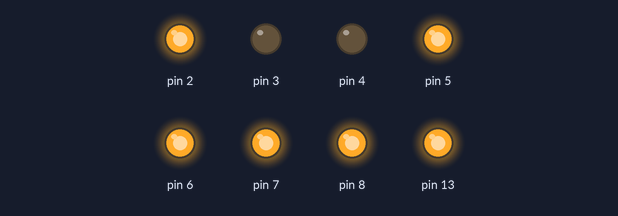
Bench run of a sketch on a simulated Arduino Uno, built with avr-gcc and run on an emulated ATmega328P. On the bench: output pins drawn as LEDs (lit = HIGH).

Above: at 1.0 s.
At 3.0 s:
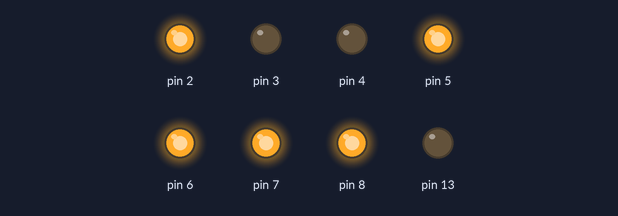
Timing chart, 0 to 4.6 s (numbered marks = the images above):
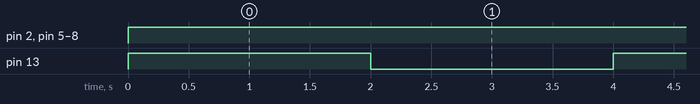

The sketch:

srlatch.ino
```cpp
//sr latch

int Q=0,S=1,R=0;
int Q1;
void sevenseg(int a,int b,int c,int d,int e,int f,int g
)
{
  digitalWrite(2, a);
  digitalWrite(3, b);
  digitalWrite(4, c);
  digitalWrite(5, d);
  digitalWrite(6, e);
  digitalWrite(7, f);
  digitalWrite(8, g);
}
void setup()
{
    pinMode(13,OUTPUT);
    pinMode(2, OUTPUT);
    pinMode(3, OUTPUT);
    pinMode(4, OUTPUT);
    pinMode(5, OUTPUT);
    pinMode(6, OUTPUT);
    pinMode(7, OUTPUT);
    pinMode(8, OUTPUT);
}
void loop()
{
   digitalWrite(13,HIGH);
   Q1=(S&&!R) || (Q&&!R);
   if(Q1==0){
       sevenseg(0,0,0,0,0,0,1);
   }
   else{
       sevenseg(1,0,0,1,1,1,1);
   }
   delay(2000);

   digitalWrite(13,LOW);
   //sevenseg(1,1,1,1,1,1,1);
   delay(2000);
}
```

Measured:
- by itself, pin 2, pin 5–8: LOW → HIGH at 0.00 s
- by itself, pin 13: alternates HIGH for 2.0 s and LOW for 2.0 s
